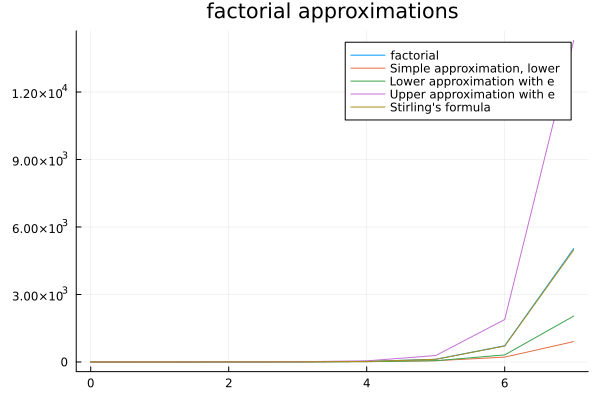

Write the Julia code that produced this figure.
using Plots

function easy_u(x)
    return x ^ x
end

function easy_l(x)
    return x ^ (x / 2)
end

function e_u(x)
    return ℯ * x * (x / ℯ) ^ x
end

function e_l(x)
    return ℯ * (x / ℯ) ^ x
end

function st(x)
    return √(2 * π * x) * (x / ℯ) ^ x
end

r = 0:7

plot(factorial, r, label="factorial", title="factorial approximations")
#plot!(easy_u, r, label="Simple approximation, upper")
plot!(easy_l, r, label="Simple approximation, lower")
plot!(e_l, r, label="Lower approximation with e")
plot!(e_u, r, label="Upper approximation with e")
plot!(st, r, label="Stirling's formula")


savefig("factorials.png")

